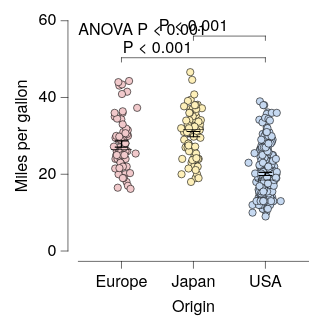

Vega-Lite specification for this chart:
### Vega-Lite specification from a JSON file in a GitHub repository (floating-point values rounded to 4 significant figures; data arrays with more than 128 entries replaced by an {"elided": "..."} marker saying what was removed)
{"background": null, "config": {"arc": {"fill": "#DBDBDB", "fillOpacity": 1.0, "innerRadius": 25.0, "padAngle": 0.03, "stroke": "black", "strokeOpacity": 1, "strokeWidth": 0.25}, "area": {"fill": "#DBDBDB", "fillOpacity": 1.0, "stroke": "black", "strokeOpacity": 1, "strokeWidth": 0.25}, "axis": {"domain": true, "domainCap": "round", "domainColor": "black", "domainWidth": 0.25, "grid": false, "gridCap": "round", "gridColor": "#F1F1F1", "gridDash": [0, 0], "gridOpacity": 1.0, "gridWidth": 0.25, "labelColor": "black", "labelFont": "HelveticaNeue", "labelFontSize": 7, "labelFontStyle": "normal", "labelFontWeight": 400, "offset": 4.5, "ticks": true, "tickCap": "round", "tickColor": "black", "tickRound": false, "tickSize": 3, "tickWidth": 0.25, "titleColor": "black", "titleFont": "HelveticaNeue", "titleFontSize": 7, "titleFontStyle": "normal", "titleFontWeight": 400}, "axisX": {"domain": true, "labelAlign": "center", "labelAngle": 0, "labels": true, "ticks": true, "translate": 0}, "axisY": {"domain": true, "labelAlign": "right", "labelAngle": 0, "labels": true, "ticks": true, "translate": 0}, "axisRight": {"domain": true, "labelAlign": "left", "labelAngle": 0, "labels": true, "ticks": true, "translate": 0}, "axisTop": {"domain": true, "labelAlign": "center", "labelAngle": 0, "labels": true, "ticks": true, "translate": 0}, "axisBand": {"tickOffset": 0}, "bar": {"fill": "#DBDBDB", "fillOpacity": 1.0, "stroke": "black", "strokeOpacity": 1, "strokeWidth": 0.25}, "boxplot": {"size": 9.0, "ticks": {"cornerRadius": 0.25, "fill": "black", "size": 4.5, "thickness": 0.25}, "box": {"fillOpacity": 1.0, "stroke": "black", "strokeOpacity": 1, "strokeWidth": 0.25}, "median": {"fill": "black", "fillOpacity": 1.0, "size": 9.0, "thickness": 0.25}, "rule": {"fill": "black", "fillOpacity": 1.0, "size": 10.0, "stroke": "black", "strokeDash": [0, 0], "strokeOpacity": 1, "strokeWidth": 0.25}, "outliers": {"color": "black", "fill": "black", "fillOpacity": 1.0, "size": 0, "stroke": "black", "strokeOpacity": 1, "strokeWidth": 0.25}}, "circle": {"fill": "black", "fillOpacity": 1.0, "size": 0.5, "stroke": null, "strokeOpacity": 1, "strokeWidth": 0.25}, "errorband": {"band": {"fillOpacity": 0.6, "stroke": null, "strokeWidth": 0.25, "strokeOpacity": 1}, "borders": {"opacity": 0, "strokeOpacity": 0.25, "strokeWidth": 1}}, "errorbar": {"opacity": 1, "rule": {"strokeDash": [0, 0], "strokeWidth": 0.5}, "ticks": {"color": "black", "cornerRadius": 0.25, "opacity": 1, "size": 6.0, "thickness": 0.5}, "thickness": 0.5}, "font": "HelveticaNeue", "geoshape": {"fill": "#DBDBDB", "fillOpacity": 1.0, "stroke": "black", "strokeOpacity": 1, "strokeWidth": 0.25}, "header": {"labelColor": "black", "labelFont": "HelveticaNeue", "labelFontSize": 7, "labelFontStyle": "normal", "labelFontWeight": 400, "titleColor": "black", "titleFont": "HelveticaNeue", "titleFontSize": 7, "titleFontStyle": "normal", "titleFontWeight": 400, "titlePadding": 0}, "legend": {"disable": false, "offset": 4.5, "gradientLength": 50.0, "gradientThickness": 5.0, "gradientOpacity": 1.0, "gradientStrokeColor": "black", "gradientStrokeWidth": 0.25, "labelColor": "black", "labelFont": "HelveticaNeue", "labelFontSize": 7, "labelFontStyle": "normal", "labelFontWeight": 400, "strokeColor": "black", "strokeWidth": 0, "symbolSize": 42, "symbolStrokeColor": "black", "symbolStrokeWidth": 0.25, "titleColor": "black", "titleFont": "HelveticaNeue", "titleFontSize": 7, "titleFontStyle": "normal", "titleFontWeight": 400}, "line": {"color": "black", "stroke": "black", "strokeCap": "round", "strokeDash": [0, 0], "strokeOpacity": 1, "strokeWidth": 0.375}, "point": {"filled": true, "fill": "#DBDBDB", "fillOpacity": 1.0, "size": 5.0, "stroke": "black", "strokeOpacity": 1, "strokeWidth": 0.25}, "range": {"category": ["#C6D9F1", "#F1C9CB", "#FEF0B9", "#CEE37A", "#7AA8E0", "#E589A3", "#FDDD5D", "#68B961", "#4177B1", "#C35082", "#E5C227", "#438156"], "diverging": {"scheme": ["#C35082", "#CE6D94", "#D989A7", "#E2A4BA", "#EABFCE", "#F1DBE2", "#F6F6F6", "#D7E0EB", "#B9CBE0", "#9BB6D5", "#7DA1C9", "#5F8CBD", "#4177B1"]}, "heatmap": {"scheme": ["#DFE9F7", "#C6D9F1", "#ADC8EC", "#94B8E6", "#7AA8E0", "#6097DA", "#4D87CA", "#4177B1", "#386898", "#2F597F", "#264A69", "#1D3A58"]}, "ordinal": {"scheme": ["#F1F1F1", "#DBDBDB", "#C6C6C6", "#B2B2B2", "#9D9D9D", "#898989", "#767676", "#636363", "#515151", "#404040", "#2F2F2F", "#1F1F1F"]}, "ramp": {"scheme": ["#DFE9F7", "#C6D9F1", "#ADC8EC", "#94B8E6", "#7AA8E0", "#6097DA", "#4D87CA", "#4177B1", "#386898", "#2F597F", "#264A69", "#1D3A58"]}}, "rule": {"color": "black", "stroke": "black", "strokeCap": "round", "strokeDash": [2, 2], "strokeOpacity": 1, "strokeWidth": 0.25}, "scale": {"bandPaddingInner": 0.1, "bandPaddingOuter": 0.1, "round": false}, "rect": {"fill": "#DBDBDB", "fillOpacity": 1.0, "stroke": "black", "strokeOpacity": 1, "strokeWidth": 0.25}, "square": {"fill": "#DBDBDB", "fillOpacity": 1.0, "size": 10.0, "stroke": "black", "strokeOpacity": 1, "strokeWidth": 0.25}, "text": {"color": "black", "font": "HelveticaNeue", "fontSize": 7, "fontStyle": "normal", "fontWeight": 400}, "title": {"anchor": "middle", "frame": "group", "color": "black", "font": "HelveticaNeue", "fontSize": 7, "fontStyle": "normal", "fontWeight": 400, "subtitleColor": "black", "subtitleFont": "HelveticaNeue", "subtitleFontSize": "HelveticaNeue", "subtitleFontStyle": "normal", "subtitleFontWeight": 400}, "view": {"continuousWidth": 100, "continuousHeight": 100, "discreteWidth": 100, "discreteHeight": 100, "fill": null, "stroke": null, "strokeWidth": 0.25}}, "layer": [{"data": {"name": "data-5a85ede2053d4aec77293cfb476ae07b"}, "mark": {"type": "circle", "opacity": 1.0, "size": 10.0, "stroke": "black", "strokeOpacity": 1, "strokeWidth": 0.25}, "encoding": {"color": {"field": "Origin", "legend": null, "sort": ["USA", "Europe", "Japan"], "title": null, "type": "nominal"}, "x": {"axis": {}, "field": "Origin", "sort": ["USA", "Europe", "Japan"], "title": "Origin", "type": "nominal"}, "xOffset": {"field": "jitter_x", "scale": {"domain": [-7.33, 7.33], "range": [5.17, 19.83]}, "type": "quantitative"}, "y": {"field": "Miles_per_Gallon", "title": "Miles per gallon", "type": "quantitative"}}}, {"data": {"name": "data-64e7897fd8423deef5c97d660b6d3367"}, "mark": {"type": "errorbar"}, "encoding": {"x": {"axis": {}, "field": "Origin", "sort": ["USA", "Europe", "Japan"], "title": "Origin", "type": "nominal"}, "y": {"field": "__mean", "title": "Miles per gallon", "type": "quantitative"}, "yError": {"field": "__error"}}}, {"data": {"name": "data-5a85ede2053d4aec77293cfb476ae07b"}, "mark": {"type": "boxplot", "box": {"fillOpacity": 0, "strokeOpacity": 0}, "outliers": {"opacity": 0}, "rule": {"strokeOpacity": 0}, "ticks": false}, "encoding": {"x": {"axis": {}, "field": "Origin", "sort": ["USA", "Europe", "Japan"], "title": "Origin", "type": "nominal"}, "y": {"field": "Miles_per_Gallon", "title": "Miles per gallon", "type": "quantitative"}}}, {"layer": [{"data": {"values": [{"__dysonsphere__": 1}]}, "mark": {"type": "text", "align": "left", "angle": 0, "baseline": "top", "dx": 0, "dy": 0, "fontSize": 7, "opacity": 1.0}, "encoding": {"text": {"value": "ANOVA P < 0.001"}, "x": {"value": 0}, "y": {"value": 0}}}, {"layer": [{"data": {"values": [{"x": "USA", "x2": "Europe", "y": 50.36, "__dysonsphere__": 1}]}, "mark": {"type": "rule", "strokeCap": "round", "strokeDash": [0, 0], "strokeWidth": 0.25}, "encoding": {"x": {"field": "x", "type": "nominal"}, "x2": {"field": "x2"}, "y": {"field": "y", "type": "quantitative"}}}, {"data": {"values": [{"x": "USA", "y": 50.36, "y2": 49.23, "__dysonsphere__": 1}]}, "mark": {"type": "rule", "strokeCap": "round", "strokeDash": [0, 0], "strokeWidth": 0.25}, "encoding": {"x": {"field": "x", "type": "nominal"}, "y": {"field": "y", "type": "quantitative"}, "y2": {"field": "y2"}}}, {"data": {"values": [{"x": "Europe", "y": 50.36, "y2": 49.23, "__dysonsphere__": 1}]}, "mark": {"type": "rule", "strokeCap": "round", "strokeDash": [0, 0], "strokeWidth": 0.25}, "encoding": {"x": {"field": "x", "type": "nominal"}, "y": {"field": "y", "type": "quantitative"}, "y2": {"field": "y2"}}}, {"data": {"values": [{"y": 50.36, "label": "P < 0.001", "__dysonsphere__": 1}]}, "mark": {"type": "text", "align": "center", "dy": -4, "fontSize": 7}, "encoding": {"text": {"field": "label", "type": "nominal"}, "x": {"value": 34.38}, "y": {"field": "y", "type": "quantitative"}}}]}, {"layer": [{"data": {"values": [{"x": "USA", "x2": "Japan", "y": 56.0, "__dysonsphere__": 1}]}, "mark": {"type": "rule", "strokeCap": "round", "strokeDash": [0, 0], "strokeWidth": 0.25}, "encoding": {"x": {"field": "x", "type": "nominal"}, "x2": {"field": "x2"}, "y": {"field": "y", "type": "quantitative"}}}, {"data": {"values": [{"x": "USA", "y": 56.0, "y2": 54.87, "__dysonsphere__": 1}]}, "mark": {"type": "rule", "strokeCap": "round", "strokeDash": [0, 0], "strokeWidth": 0.25}, "encoding": {"x": {"field": "x", "type": "nominal"}, "y": {"field": "y", "type": "quantitative"}, "y2": {"field": "y2"}}}, {"data": {"values": [{"x": "Japan", "y": 56.0, "y2": 54.87, "__dysonsphere__": 1}]}, "mark": {"type": "rule", "strokeCap": "round", "strokeDash": [0, 0], "strokeWidth": 0.25}, "encoding": {"x": {"field": "x", "type": "nominal"}, "y": {"field": "y", "type": "quantitative"}, "y2": {"field": "y2"}}}, {"data": {"values": [{"y": 56.0, "label": "P < 0.001", "__dysonsphere__": 1}]}, "mark": {"type": "text", "align": "center", "dy": -4, "fontSize": 7}, "encoding": {"text": {"field": "label", "type": "nominal"}, "x": {"value": 50.0}, "y": {"field": "y", "type": "quantitative"}}}]}], "name": "__dysonsphere_0e066223502be1b6_1"}], "$schema": "https://vega.github.io/schema/vega-lite/v6.4.1.json", "datasets": {"data-5a85ede2053d4aec77293cfb476ae07b": {"elided": "398 records"}, "data-64e7897fd8423deef5c97d660b6d3367": [{"Origin": "USA", "__mean": 20.08, "__error": 0.4058, "__dysonsphere__": 1}, {"Origin": "Japan", "__mean": 30.45, "__error": 0.6852, "__dysonsphere__": 1}, {"Origin": "Europe", "__mean": 27.89, "__error": 0.8037, "__dysonsphere__": 1}]}}
